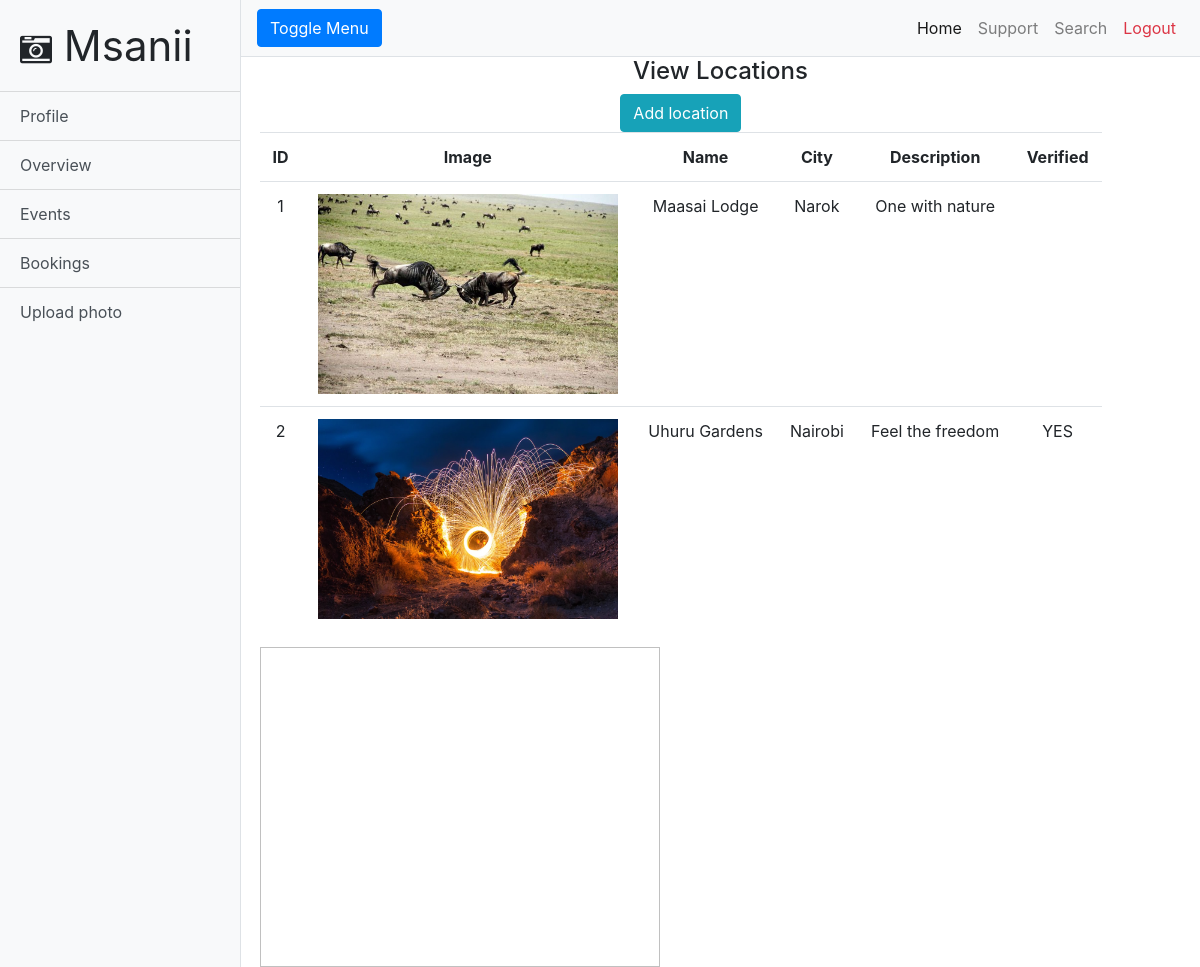
/viewLocations.php (signed in), run on the app's committed database.
### tables this page shows
CREATE TABLE `location` (
  `location_id` int(11) NOT NULL,
  `location_name` text NOT NULL,
  `city` text NOT NULL,
  `description` text NOT NULL,
  `image_name` text NOT NULL,
  `verified` text NOT NULL,
  `owner_id` int(11) DEFAULT NULL
);

### viewLocations.php (the view, shortened to what this page needs)
<!DOCTYPE html>
<html lang="en">
<head>
  <link href="vendor/bootstrap/css/bootstrap.min.css" rel="stylesheet">
  <link href="css/simple-sidebar.css" rel="stylesheet">
  <link rel="stylesheet" href="https://cdnjs.cloudflare.com/ajax/libs/font-awesome/4.7.0/css/font-awesome.min.css">
</head>
<body>
  <div class="d-flex" id="wrapper">
    <div class="bg-light border-right" id="sidebar-wrapper">
      <div class="sidebar-heading" style="font-size: 42px">
        <i class="fa fa-camera-retro" style="font-size: 32px"></i>&nbsp;Msanii
      </div>
      <div class="list-group list-group-flush">
        <a href="profile.php" class="list-group-item list-group-item-action bg-light">Profile</a>
        <a href="admin/dashboard.php" class="list-group-item list-group-item-action bg-light">Overview</a>
        <a href="events.php" class="list-group-item list-group-item-action bg-light">Events</a>
        <a href="booking.php" class="list-group-item list-group-item-action bg-light">Bookings</a>
        <a href="uploadPhoto.php" class="list-group-item list-group-item-action bg-light">Upload photo</a>
      </div>
    </div>
    <div id="page-content-wrapper">
      <nav class="navbar navbar-expand-lg navbar-light bg-light border-bottom">
        <button class="btn btn-primary" id="menu-toggle">Toggle Menu</button>
        <div class="collapse navbar-collapse" id="navbarSupportedContent">
          <ul class="navbar-nav ml-auto mt-2 mt-lg-0">
            <li class="nav-item active">
              <a class="nav-link" href="profile.php">Home<span class="sr-only">(current)</span></a>
            </li>
            <li class="nav-item">
              <a class="nav-link" href="#">Support</a>
            </li>
            <li class="nav-item">
              <a class="nav-link" href="search.php">Search</a>
            </li>
            <li class="nav-item">
              <a class="nav-link text-danger" href="logout.php">Logout</a>
            </li>
          </ul>
        </div>
      </nav>
      <div class="container-fluid" style="text-align: center">
        <h4 style="text-align: center;">View Locations</h4>
        <div class="row">
        <div class="col-md-11">
          <a href="addLocation.php" class="btn btn-info">Add location</a>
          <?php
            require 'connect.php';
            $username = $_SESSION["username"];
            $sql = "SELECT owner_id FROM owner WHERE (username = '$username')";
            $result = $conn -> query($sql);
            if ($result -> num_rows > 0) {
              while ($row = $result -> fetch_assoc()) {
                $owner_id = $row["owner_id"];
              }
            };
            $sql = "SELECT * FROM location WHERE (owner_id = '$owner_id')";
            $result = $conn -> query($sql);
            if ($result -> num_rows > 0) {
              echo "<table class=\"table\">";
              echo "<tr>";
              echo "<th>ID</th>";
              echo "<th>Image</th>";
              echo "<th>Name</th>";
              echo "<th>City</th>";
              echo "<th>Description</th>";
              echo "<th>Verified</th>";
              echo "</tr>";
              $n = 1;
              while ($row = $result -> fetch_assoc()) {
                echo "<tr>";
                echo "<td>".$n."</td>";
                echo "<td><img width=\"300px\" height=\"200px\" src=\"locationImages/".$row["image_name"]."\"></td>";
                echo "<td>".$row["location_name"]."</td>";
                echo "<td>".$row["city"]."</td>";
                echo "<td>".$row["description"]."</td>";
                echo "<td>".$row["verified"]."</td>";
                echo "</tr>";
                $n = $n+1;
              }
              echo "</table>";
            }
           ?>
        </div>
        <div class="col-md-4">
          <img id="outputImage" width="400px" height="320px">
        </div>
      </div>
      </div>
    </div>
  </div>
</body>
</html>

### css/simple-sidebar.css (style rules this page uses)
body { overflow-x: hidden; }
#sidebar-wrapper { min-height: 100vh; margin-left: -15rem; -webkit-transition: margin .25s ease-out; -moz-transition: margin .25s ease-out; -o-transition: margin .25s ease-out; transition: margin .25s ease-out; }
#sidebar-wrapper .sidebar-heading { padding: 0.875rem 1.25rem; font-size: 1.2rem; }
#sidebar-wrapper .list-group { width: 15rem; }
#page-content-wrapper { min-width: 100vw; }
@media (min-width: 768px) { #sidebar-wrapper { margin-left: 0; } }
@media (min-width: 768px) { #page-content-wrapper { min-width: 0; width: 100%; } }

### viewLocations.php (style rules this page uses)
.row { display: flex; flex-wrap: wrap; padding: 0 4px; }

### data on the page
location: image_name (picture), location_name "Maasai Lodge", city "Narok", description "One with nature"
location: image_name (picture), location_name "Uhuru Gardens", city "Nairobi", description "Feel the freedom", verified "YES"
